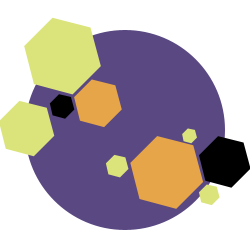
Frame 1 (no input)
Frame 60 (the mouse pressed at the canvas centre just before this capture): identical to frame 1, image omitted
Frame 120 (the mouse held since frame 60 and released just before this capture): identical to frame 1, image omitted

The Processing sketch that drew this single still picture (run headless with seeded random() and noise(); from frame 60 on, the mouse is pressed at the canvas centre):

// Processing sketch: processing_52556
// ── processing_52556.pde

int offsetX = 100;
int offsetY = 100;

void setup() {
  size(250, 250);
  smooth();
  noStroke();
}

void draw() {
  background(255);
  
  fill(#594882);
  ellipse(125,130,200,200);

  fill(#dbe47b);
  pushMatrix();
  translate(66,3);
  hexagon(40);
  popMatrix();
  
    fill(#000000);
  pushMatrix();
  translate(63,89);
  hexagon(13);
  popMatrix();
  
   fill(#e5a548);
  pushMatrix();
  translate(100,70);
  hexagon(25);
  popMatrix();
  
   fill(#dbe47b);
  pushMatrix();
  translate(29,90);
  hexagon(29);
  popMatrix();
  
  fill(#e5a548);
  pushMatrix();
  translate(170,122);
  hexagon(38);
  popMatrix();
  
  fill(#000000);
  pushMatrix();
  translate(227,126);
  hexagon(27);
  popMatrix();
  
  fill(#dbe47b);
  pushMatrix();
  translate(210,180);
  hexagon(11);
  popMatrix();
  
  fill(#dbe47b);
  pushMatrix();
  translate(190,125);
  hexagon(8);
  popMatrix();
  
    fill(#dbe47b);
  pushMatrix();
  translate(118,150);
  hexagon(12);
  popMatrix();

}

void hexagon(int sideLength) {
  float c = sideLength;
  float a = cos(radians(30)) * c;
  float b = sin(radians(30)) * c;
  
  float[] A = {a, 0};
  float[] B = {2 * a, b};
  float[] C = {2 * a, b + c};
  float[] D = {a, 2 * c};
  float[] E = {a / c, b + c};
  float[] F = {a / c, b};
  
  beginShape();
  vertex(A[0], A[1]);
  vertex(B[0], B[1]);
  vertex(C[0], C[1]);
  vertex(D[0], D[1]);
  vertex(E[0], E[1]);
  vertex(F[0], F[1]);
  rotate(PI/4.0);
  endShape();

}
